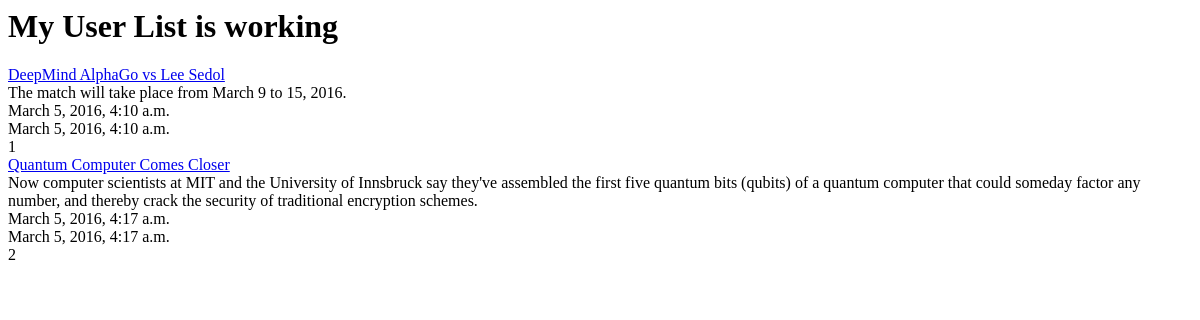
Page /posts/ (signed in) on the earlier database version.
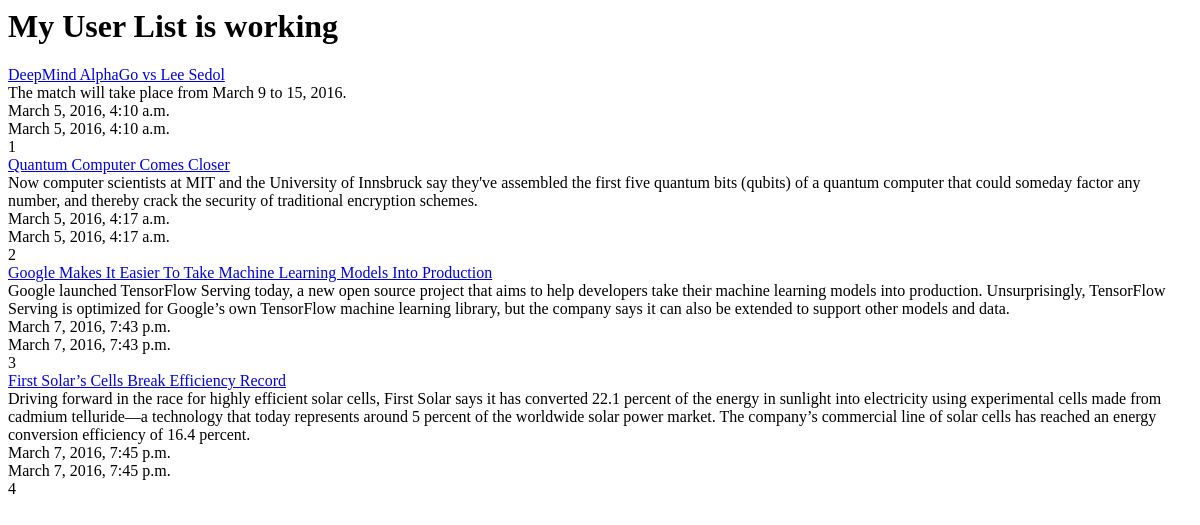
Same page on the later database version.
### posts/models.py (models this page shows, shortened)
class Post(models.Model):
	title = models.CharField(max_length=120)
	content = models.TextField()
	timestamp = models.DateTimeField(auto_now=False, auto_now_add=True)
	updated = models.DateTimeField(auto_now=True, auto_now_add=False)
	def get_absolute_url(self):
		return reverse('posts:detail', kwargs={'id': self.id})

### posts/views.py (the view)
def post_list(request): # list items
	if request.user.is_authenticated():
		queryset = Post.objects.all()
		context = {
			'object_list': queryset,
			'title': 'My User List',
		}
	else:
		context = {
			'title': 'List',
		}
	return render(request, 'index.html', context)

### templates/index.html
<html>
  <head>
  </head>
  <body>
  	<h1>{{ title }} is working</h1>
  	{% for obj in object_list %}
  	  <a href="{{ obj.get_absolute_url }}">{{ obj.title }}</a><br/>
  	  {{ obj.content }}<br/>
  	  {{ obj.timestamp }}<br/>
  	  {{ obj.updated }}<br/>
  	  {{ obj.id }}<br/>
  	{% endfor %}
  </body>
</html>

Differences in the rows shown:
added Post: title "Google Makes It Easier To Take Machine Learning Models Into Production", content "Google launched TensorFlow Serving today, a new open source project that aims to help developers take their machine learning models into production. Unsurprisingly, TensorFlow Serving is optimized for Google’s own TensorFlow machine learning library, but the company says it can also be extended to support other models and data.", timestamp "March 7, 2016, 7:43 p.m.", updated "March 7, 2016, 7:43 p.m.", id "3"
added Post: title "First Solar’s Cells Break Efficiency Record", content "Driving forward in the race for highly efficient solar cells, First Solar says it has converted 22.1 percent of the energy in sunlight into electricity using experimental cells made from cadmium telluride—a technology that today represents around 5 percent of the worldwide solar power market. The company’s commercial line of solar cells has reached an energy conversion efficiency of 16.4 percent.", timestamp "March 7, 2016, 7:45 p.m.", updated "March 7, 2016, 7:45 p.m.", id "4"
